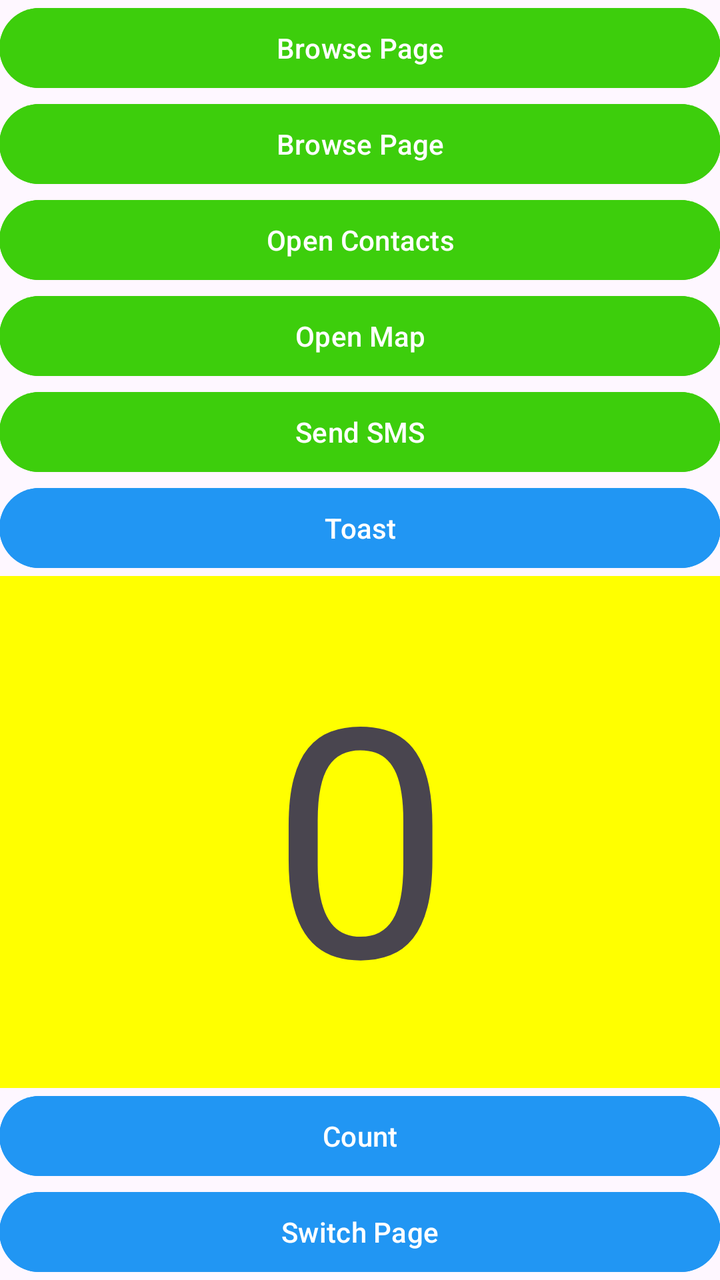
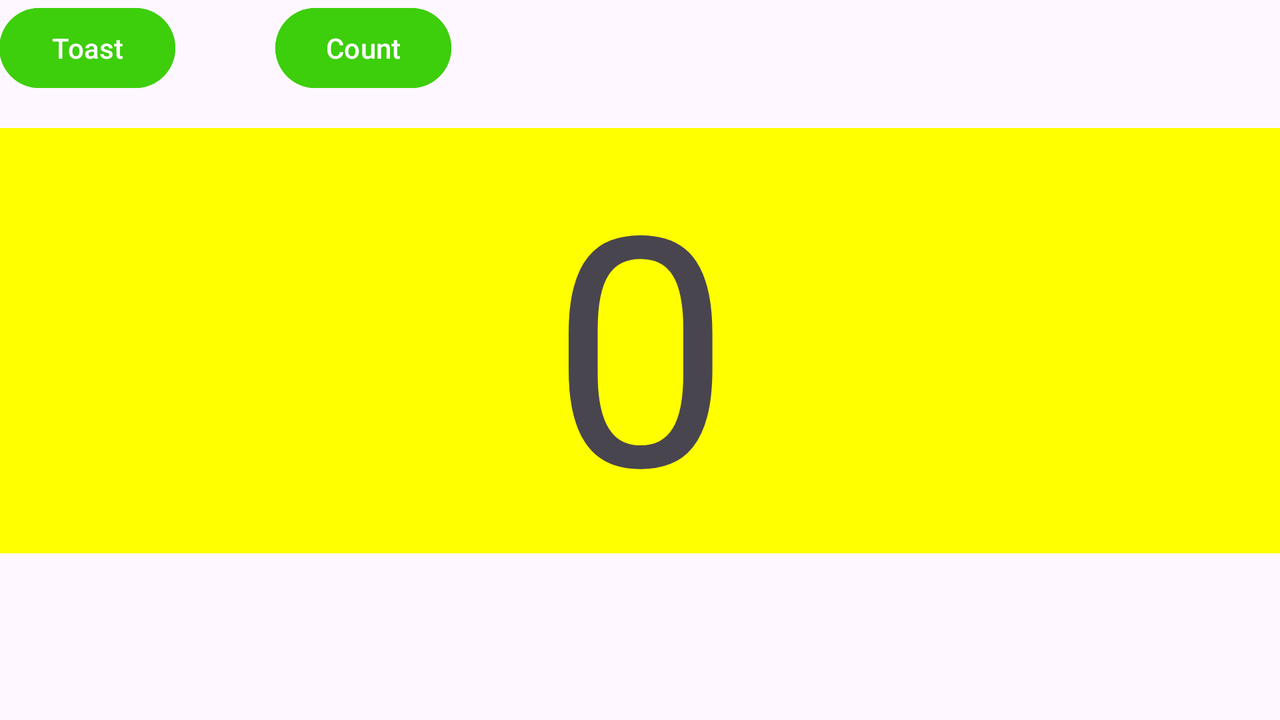

Two renders of one Android screen. The first uses the default layout on a phone; the second uses the alternative layout the repository ships for a different screen configuration, on a matching device. The two XML files are below.
<!-- AndroidManifest.xml: application theme Theme.HelloToastApp -->
<!-- res/layout/activity_main.xml -->
<?xml version="1.0" encoding="utf-8"?>
<LinearLayout xmlns:android="http://schemas.android.com/apk/res/android"
    xmlns:app="http://schemas.android.com/apk/res-auto"
    xmlns:tools="http://schemas.android.com/tools"
    android:layout_width="match_parent"
    android:layout_height="match_parent"
    android:orientation="vertical"
    android:paddingLeft="@dimen/activity_horizontal_margin"
    android:paddingTop="@dimen/activity_vertical_margin"
    android:paddingRight="@dimen/activity_horizontal_margin"
    android:paddingBottom="@dimen/activity_vertical_margin"
    tools:context=".MainActivity">

    <Button
        android:id="@+id/button_browser"
        android:layout_width="match_parent"
        android:layout_height="wrap_content"
        android:backgroundTint="#3DCE0C"
        android:text="@string/button_label_browser" />

    <Button
        android:id="@+id/button_browser"
        android:layout_width="match_parent"
        android:layout_height="wrap_content"
        android:backgroundTint="#3DCE0C"
        android:text="@string/button_label_browser" />

    <Button
        android:id="@+id/button_contact"
        android:layout_width="match_parent"
        android:layout_height="wrap_content"
        android:backgroundTint="#3DCE0C"
        android:text="@string/button_label_contact" />

    <Button
        android:id="@+id/button_map"
        android:layout_width="match_parent"
        android:layout_height="wrap_content"
        android:backgroundTint="#3DCE0C"
        android:text="@string/button_label_map" />

    <Button
        android:id="@+id/button_sms"
        android:layout_width="match_parent"
        android:layout_height="wrap_content"
        android:backgroundTint="#3DCE0C"
        android:text="@string/button_label_sms" />


    <Button
        android:id="@+id/button_toast"
        android:layout_width="match_parent"
        android:layout_height="wrap_content"
        android:backgroundTint="@color/warnabiru"
        android:text="@string/button_label_toast"
        app:cornerRadius="20dp" />

    <TextView
        android:id="@+id/show_count"
        android:layout_width="match_parent"
        android:layout_height="wrap_content"
        android:layout_weight="2"
        android:background="#FFFF00"
        android:gravity="center"
        android:text="@string/count_initial_value"
        android:textSize="160sp" />

    <Button
        android:id="@+id/button_count"
        android:layout_width="match_parent"
        android:layout_height="wrap_content"
        android:backgroundTint="@color/warnabiru"
        android:text="@string/button_label_count"
        app:cornerRadius="20dp" />

    <Button
        android:id="@+id/button_switchpage"
        android:layout_width="match_parent"
        android:layout_height="wrap_content"
        android:backgroundTint="@color/warnabiru"
        android:text="@string/button_label_pindah"
        app:cornerRadius="20dp" />

</LinearLayout>
<!-- resources referenced by this layout -->
<resources>
  <color name="warnabiru">#2196F3</color>
  <string name="button_label_browser">Browse Page</string>
  <string name="button_label_contact">Open Contacts</string>
  <string name="button_label_count">Count</string>
  <string name="button_label_map">Open Map</string>
  <string name="button_label_pindah">Switch Page</string>
  <string name="button_label_sms">Send SMS</string>
  <string name="button_label_toast">Toast</string>
  <string name="count_initial_value">0</string>
  <style name="Theme.HelloToastApp" parent="Base.Theme.HelloToastApp" />
  <style name="Base.Theme.HelloToastApp" parent="Theme.Material3.DayNight.NoActionBar">
          
          
      </style>
</resources>
<!-- res/layout-land/activity_main.xml (the repository's variant of the layout above) -->
<!-- drawn on the phone turned sideways -->
<?xml version="1.0" encoding="utf-8"?>
<RelativeLayout xmlns:android="http://schemas.android.com/apk/res/android"
    xmlns:app="http://schemas.android.com/apk/res-auto"
    xmlns:tools="http://schemas.android.com/tools"
    android:id="@+id/main"
    android:layout_width="match_parent"
    android:layout_height="match_parent"
    android:paddingLeft="@dimen/activity_horizontal_margin"
    android:paddingTop="@dimen/activity_vertical_margin"
    android:paddingRight="@dimen/activity_horizontal_margin"
    android:paddingBottom="@dimen/activity_vertical_margin"
    tools:context=".MainActivity">

    <Button
        android:id="@+id/button_toast"
        android:layout_width="wrap_content"
        android:layout_height="wrap_content"
        android:backgroundTint="#3DCE0C"
        android:text="@string/button_label_toast" />

    <TextView
        android:id="@+id/show_count"
        android:layout_width="match_parent"
        android:layout_height="wrap_content"
        android:layout_below="@+id/button_toast"
        android:layout_marginTop="16dp"
        android:background="#FFFF00"
        android:gravity="center"
        android:text="@string/count_initial_value"
        android:textSize="160sp" />

    <Button
        android:id="@+id/button_count"
        android:layout_width="wrap_content"
        android:layout_height="wrap_content"
        android:backgroundTint="#3DCE0C"
        android:text="@string/button_label_count"
        android:layout_marginLeft="50dp"
        android:layout_toRightOf="@id/button_toast" />
</RelativeLayout>
<!-- resources referenced by the variant -->
<!-- as the phone turned sideways resolves them -->
<resources>
  <string name="button_label_count">Count</string>
  <string name="button_label_toast">Toast</string>
  <string name="count_initial_value">0</string>
  <style name="Theme.HelloToastApp" parent="Base.Theme.HelloToastApp" />
  <style name="Base.Theme.HelloToastApp" parent="Theme.Material3.DayNight.NoActionBar">
          
          
      </style>
</resources>
